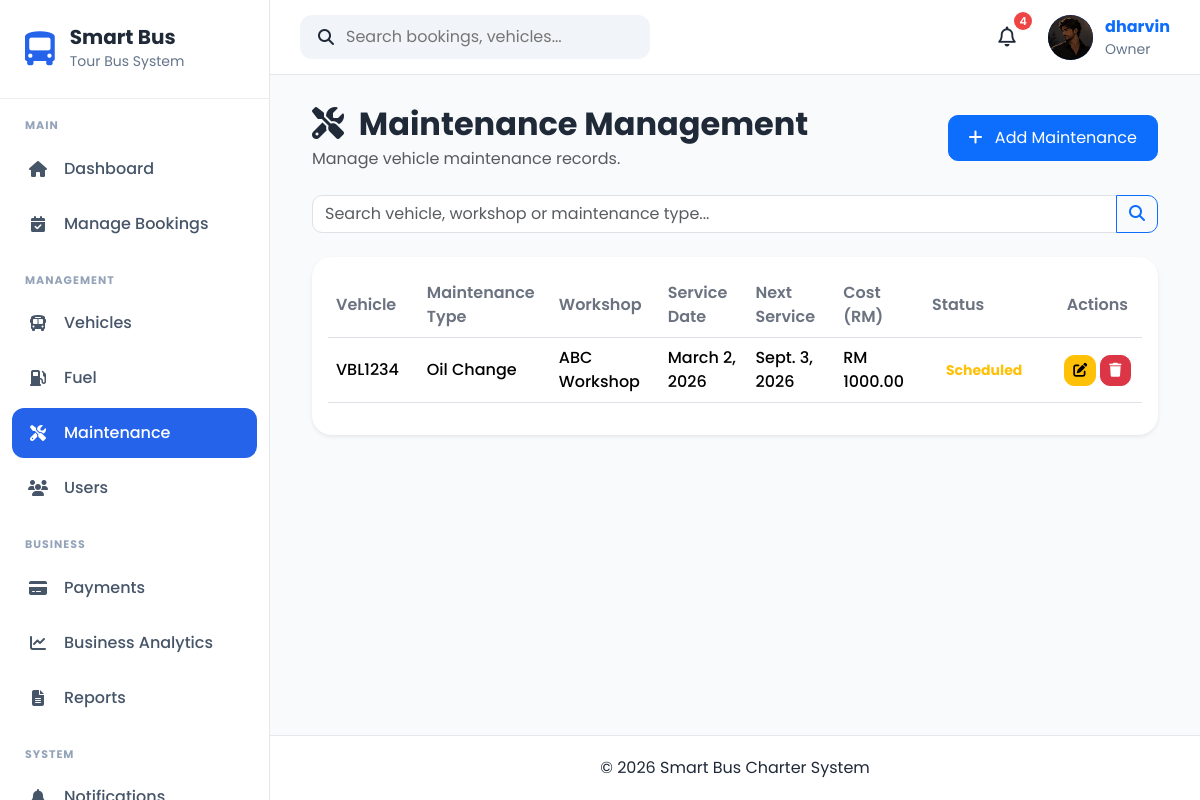
Before: /maintenance/ (signed in) with the older database file.
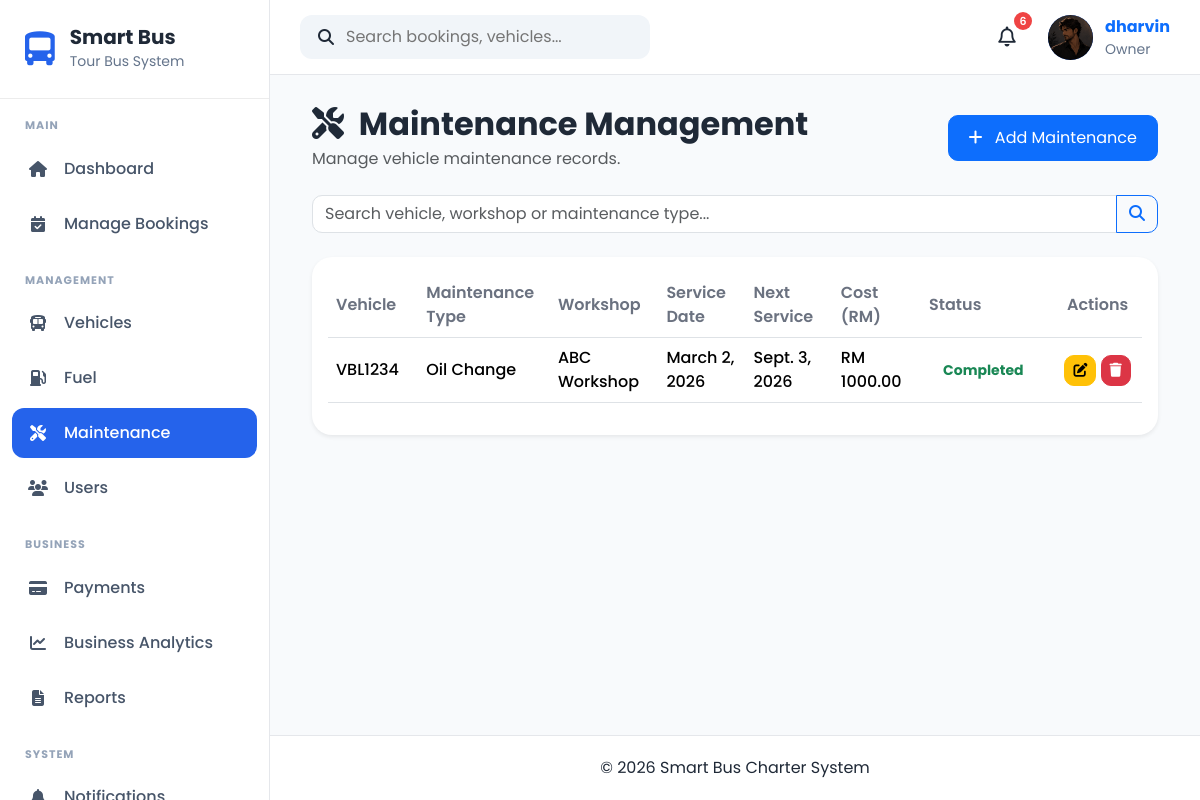
After: the same page with the newer database file.
### apps/maintenance/models.py (models this page shows, shortened)
class Maintenance(models.Model):
    MAINTENANCE_TYPE_CHOICES = [
        ("Oil Change", "Oil Change"),
        ("Engine Service", "Engine Service"),
        ("Brake Service", "Brake Service"),
        ("Tyre Replacement", "Tyre Replacement"),
        ("Air Conditioning", "Air Conditioning"),
        ("Battery Replacement", "Battery Replacement"),
        ("General Inspection", "General Inspection"),
        ("Other", "Other"),
    ]
    STATUS_CHOICES = [
        ("Scheduled", "Scheduled"),
        ("In Progress", "In Progress"),
        ("Completed", "Completed"),
        ("Cancelled", "Cancelled"),
    ]
    MAINTENANCE_LABEL_CHOICES = [
        ("Yes", "Yes"),
        ("No", "No"),
    ]
    vehicle = models.ForeignKey(
        Vehicle,
        on_delete=models.CASCADE,
        related_name="maintenance_records",
    )
    maintenance_type = models.CharField(
        max_length=50,
        choices=MAINTENANCE_TYPE_CHOICES,
    )
    workshop = models.CharField(
        max_length=150,
    )
    service_date = models.DateField()
    next_service_date = models.DateField(
        blank=True,
        null=True,
    )
    mileage = models.PositiveIntegerField(
        help_text="Vehicle mileage (km)"
    )
    cost = models.DecimalField(
        max_digits=10,
        decimal_places=2,
    )
    status = models.CharField(
        max_length=20,
        choices=STATUS_CHOICES,
        default="Scheduled",
    )
    needs_maintenance = models.CharField(
        max_length=3,
        choices=MAINTENANCE_LABEL_CHOICES,
        default="No",
        help_text="Used for AI model training",
    )
    remarks = models.TextField(
        blank=True,
    )
    created_at = models.DateTimeField(
        default=timezone.now,
    )
    updated_at = models.DateTimeField(
        auto_now=True,
    )
    class Meta:
        ordering = ["-service_date", "-created_at"]

### apps/vehicles/models.py (models this page shows, shortened)
class Vehicle(models.Model):
    STATUS_CHOICES = [
        ("Available", "Available"),
        ("Booked", "Booked"),
        ("Maintenance", "Maintenance"),
        ("Inactive", "Inactive"),
    ]
    BUS_TYPE_CHOICES = [
        ("Mini Bus", "Mini Bus"),
        ("Standard Bus", "Standard Bus"),
        ("VIP Coach", "VIP Coach"),
    ]
    registration_number = models.CharField(
        max_length=20,
        unique=True
    )
    vehicle_name = models.CharField(
        max_length=100
    )
    bus_type = models.CharField(
        max_length=30,
        choices=BUS_TYPE_CHOICES
    )
    seat_capacity = models.PositiveIntegerField()
    manufacture_year = models.PositiveIntegerField()
    insurance_expiry = models.DateField()
    road_tax_expiry = models.DateField()
    status = models.CharField(
        max_length=20,
        choices=STATUS_CHOICES,
        default="Available"
    )
    image = models.ImageField(
        upload_to="vehicles/",
        blank=True,
        null=True
    )
    created_at = models.DateTimeField(auto_now_add=True)
    updated_at = models.DateTimeField(auto_now=True)

### apps/maintenance/views.py (the view, shortened to what this page needs)
@admin_required
def maintenance_list(request):
    search = request.GET.get("search", "")
    maintenances = Maintenance.objects.select_related(
        "vehicle"
    ).order_by("-service_date")
    paginator = Paginator(maintenances, 10)
    page_number = request.GET.get("page")
    page_obj = paginator.get_page(page_number)
    context = {
        "page_obj": page_obj,
        "maintenances": page_obj,
        "search": search,
        "is_paginated": page_obj.has_other_pages(),
    }
    return render(
        request,
        "maintenance/maintenance_list.html",
        context,
    )

### apps/accounts/context_processors.py (called while the page is built)
def user_role(request):
    role = None
    if request.user.is_authenticated:
        try:
            role = request.user.profile.role
        except Exception:
            role = None
    return {
        "user_role": role
    }

### apps/notifications/context_processors.py (called while the page is built)
def notification_context(request):
    if not request.user.is_authenticated:
        return {}
    notifications = (
        NotificationRecipient.objects
        .filter(user=request.user)
        .select_related("notification")
        .order_by("-notification__created_at")[:5]
    )
    unread_count = (
        NotificationRecipient.objects
        .filter(
            user=request.user,
            is_read=False
        )
        .count()
    )
    return {
        "navbar_notifications": notifications,
        "unread_notifications": unread_count,
    }

### templates/maintenance/maintenance_list.html (shortened to what this page needs)
{% extends "crud/base_list.html" %}
{% block header_title %}
<i class="fas fa-tools me-2"></i>
Maintenance Management
{% endblock %}
{% block header_subtitle %}
Manage vehicle maintenance records.
{% endblock %}
{% block add_button %}
<a href="{% url 'maintenance:maintenance_create' %}" class="btn btn-primary">
    <i class="fas fa-plus me-2"></i>
    Add Maintenance
</a>
{% endblock %}
{% block search %}
<form method="GET" class="mb-4">
    <div class="input-group">
        <input
            type="text"
            name="search"
            class="form-control"
            placeholder="Search vehicle, workshop or maintenance type..."
            value="{{ search }}">
        <button class="btn btn-outline-primary" type="submit">
            <i class="fas fa-search"></i>
        </button>
    </div>
</form>
{% endblock %}
{% block table %}
<table class="table table-hover align-middle">
    <thead>
        <tr>
            <th>Vehicle</th>
            <th>Maintenance Type</th>
            <th>Workshop</th>
            <th>Service Date</th>
            <th>Next Service</th>
            <th>Cost (RM)</th>
            <th>Status</th>
            <th class="text-center">Actions</th>
        </tr>
    </thead>
    <tbody>
    {% for maintenance in maintenances %}
        <tr>
            <td>{{ maintenance.vehicle.registration_number }}</td>
            <td>{{ maintenance.maintenance_type }}</td>
            <td>{{ maintenance.workshop }}</td>
            <td>{{ maintenance.service_date }}</td>
            <td>
                {% if maintenance.next_service_date %}
                    {{ maintenance.next_service_date }}
                {% else %}
                    -
                {% endif %}
            </td>
            <td>RM {{ maintenance.cost }}</td>
            <td>
                {% if maintenance.status == "Scheduled" %}
                    <span class="badge text-warning">
                        {{ maintenance.status }}
                    </span>
                {% elif maintenance.status == "In Progress" %}
                    <span class="badge text-primary">
                        {{ maintenance.status }}
                    </span>
                {% elif maintenance.status == "Completed" %}
                    <span class="badge text-success">
                        {{ maintenance.status }}
                    </span>
                {% else %}
                    <span class="badge text-danger">
                        {{ maintenance.status }}
                    </span>
                {% endif %}
            </td>
            <td class="text-center">
                <a href="{% url 'maintenance:maintenance_update' maintenance.pk %}"
                   class="btn btn-warning btn-sm">
                    <i class="fas fa-edit"></i>
                </a>
                <a href="{% url 'maintenance:maintenance_delete' maintenance.pk %}"
                   class="btn btn-danger btn-sm">
                    <i class="fas fa-trash"></i>
                </a>
            </td>
        </tr>
    {% endfor %}
    </tbody>
</table>
{% endblock %}

### templates/components/navbar.html (shortened to what this page needs)
{% load static %}
<nav class="navbar-custom">
    <div class="navbar-left">
        <div class="search-box">
            <i class="fa-solid fa-magnifying-glass"></i>
            <input
                type="text"
                placeholder="Search bookings, vehicles..."
            >
        </div>
    </div>
    <div class="navbar-right">
            <div class="notification-icon">
                <button
                    class="notification-btn"
                    id = "notificationBtn">
                    <i class="fa-regular fa-bell"></i>
                    <span
                        class="notification-count"
                        id="notificationCount"
                         {% if unread_notifications == 0 %}style="display:none;"{% endif %}>
                        {{ unread_notifications }}
                    </span>
                </button>
            </div>
        <a href="{% url 'accounts:profile' %}" class="profile-link">
            <div class="profile-menu">
                {% if request.user.profile.profile_picture %}
                    <img
                        src="{{ request.user.profile.profile_picture.url }}"
                        alt="Profile Picture"
                        class="profile-avatar profile-image"
                    >
                {% else %}
                    <div class="profile-avatar">
                        {{ request.user.username|first|upper }}
                    </div>
                {% endif %}
                <div class="profile-info">
                    <strong>{{ request.user.username }}</strong>
                    <small>
                        {{ request.user.profile.role|default:"User" }}
                    </small>
                </div>
            </div>
        </a>
    </div>
</nav>

Changed rows visible on the page:
changed Maintenance "Oil Change": status "Scheduled" → "Completed"
Other visible differences:
{{ unread_notifications }}: "4" → "6"
